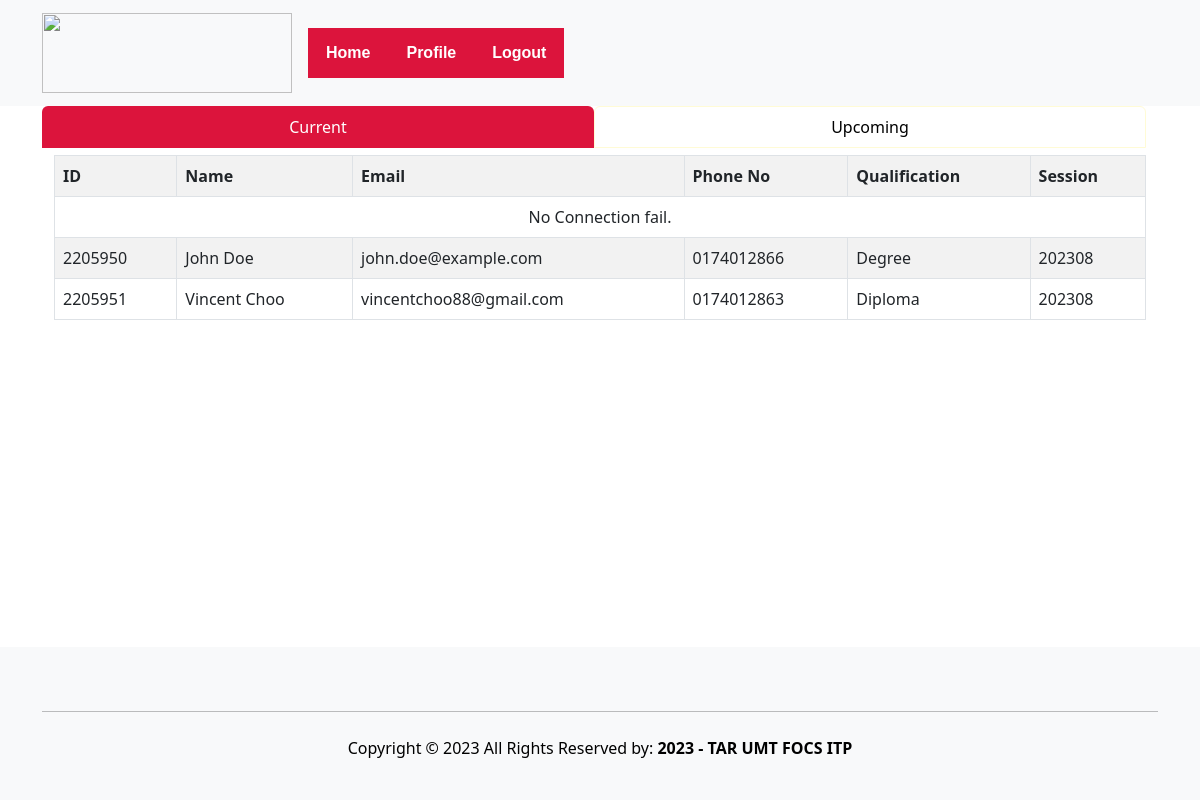
The page /supervisor/SupervisorHome.php (signed in) on the database its author committed.
### tables this page shows
CREATE TABLE `student` (
  `studID` varchar(10) NOT NULL,
  `studName` varchar(50) DEFAULT NULL,
  `studEmail` varchar(50) DEFAULT NULL,
  `studIC` varchar(12) DEFAULT NULL,
  `studGender` enum('Male','Female','Other') DEFAULT NULL,
  `studPhoneNo` varchar(15) DEFAULT NULL,
  `studPassword` varchar(50) DEFAULT NULL,
  `studQualification` enum('Diploma','Degree') DEFAULT NULL,
  `studSecurityQuestion` varchar(100) NOT NULL,
  `studSecurityAnswer` varchar(100) NOT NULL
);

CREATE TABLE `session` (
  `sessionID` varchar(10) NOT NULL,
  `startMonthYear` date DEFAULT NULL,
  `endMonthYear` date DEFAULT NULL,
  `qualification` enum('Diploma','Degree') DEFAULT NULL
);

### supervisor/SupervisorHome.php (the view, shortened to what this page needs)
<!DOCTYPE html>
<html>
<?php
include 'staffHeader.php';
if (isset($_SESSION['staffID'])) {
    $staffID = $_SESSION['staffID'];
} else {
    $staffID = "empty session";
}
?>
<!DOCTYPE html>
<html>
<div class="container row justify-content-md-center mx-auto">
    <div class="nav nav-tabs border-0" id="nav-tab" role="tablist">
        <button id="btnCurrent" class="nav-link active w-50 text-white border-0"
            style="background-color: #dc143c">Current</button>
        <button id="btnUpcoming" class="nav-link w-50 text-black" style="border-color: #FFFBD6"
            onclick="redirectToUpcoming()">Upcoming</button>
    </div>
</div>
<div style="overflow-x: scroll;" class="container row justify-content-md-center mx-auto">
    <div class="container" style="min-height:65vh; max-height:65vh;">
        <table id="StudentGV" class="table w-100 table-striped my-1 table-bordered table-responsive table-hover">
            <table class="table w-100 table-striped my-1 table-bordered table-responsive table-hover">
                <tr>
                    <th>ID</th>
                    <th>Name</th>
                    <th>Email</th>
                    <th>Phone No</th>
                    <th>Qualification</th>
                    <th>Session</th>
                </tr>
                <?php
                $currentDate = date('Y-m-d');
                require '../student/connect.php';
                if ($con->connect_error) {
                    throw new Exception("Connection failed: " . $con->connect_error);
                } else {
                    $sql = "SELECT Stud.studID, Stud.studName, Stud.studEmail, Stud.studPhoneNo, Stud.studQualification, Ses.sessionID, Sta.staffID, Sta.staffName
                        FROM Student Stud, Internship I, Session Ses, Supervisor Sup, Staff Sta
                        WHERE Stud.studID = I.studID
                        AND I.sessionID = Ses.sessionID
                        AND Ses.sessionID = Sup.sessionID
                        AND Sup.staffID = Sta.staffID
                        AND (I.internshipStatus = 'In Progress' OR I.internshipStatus = 'Completed')
                        AND startMonthYear < '" . $currentDate . "'
                        AND endMonthYear > '" . $currentDate . "'
                        AND  Sta.staffID = '" . $staffID . "'
                        ORDER BY Ses.sessionID";
                    $result = $con->query($sql);
                    if ($result->num_rows > 0) {
                        echo '<tr>';
                        echo '<td colspan="6" class="text-center"> No Connection fail.</td>';
                        echo '</tr>';
                        while ($row = $result->fetch_assoc()) {
                            echo '<tr style="cursor: pointer;" onclick="viewStudent(' . $row['studID'] . ')" data-href="StudentDetail.php?studID=' . $row['studID'] . '">';
                            echo '<td>' . $row['studID'] . '</td>';
                            echo '<td>' . $row['studName'] . '</td>';
                            echo '<td>' . $row['studEmail'] . '</td>';
                            echo '<td>' . $row['studPhoneNo'] . '</td>';
                            echo '<td>' . $row['studQualification'] . '</td>';
                            echo '<td>' . $row['sessionID'] . '</td>';
                            echo '</tr>';
                        }
                    } else {
                        echo '<tr>';
                        echo '<td colspan="6" class="text-center"> No records found.</td>';
                        echo '</tr>';
                    }
                }
                ?>
            </table>
        </table>
    </div>
</div>
<?php
include 'staffFooter.php';
?>

### css/style.css (style rules this page uses)
* { margin: 0; }
body { font-family: "Trebuchet MS"; vertical-align: middle; overflow: auto; height: 100%; margin: 0; padding: 0; }

### rows shown on the page
student: studID "2205950", studName "John Doe", studEmail "john.doe@example.com", studPhoneNo "0174012866", studQualification "Degree", session.sessionID "202308"
student: studID "2205951", studName "Vincent Choo", studEmail "vincentchoo88@gmail.com", studPhoneNo "0174012863", studQualification "Diploma", session.sessionID "202308"
